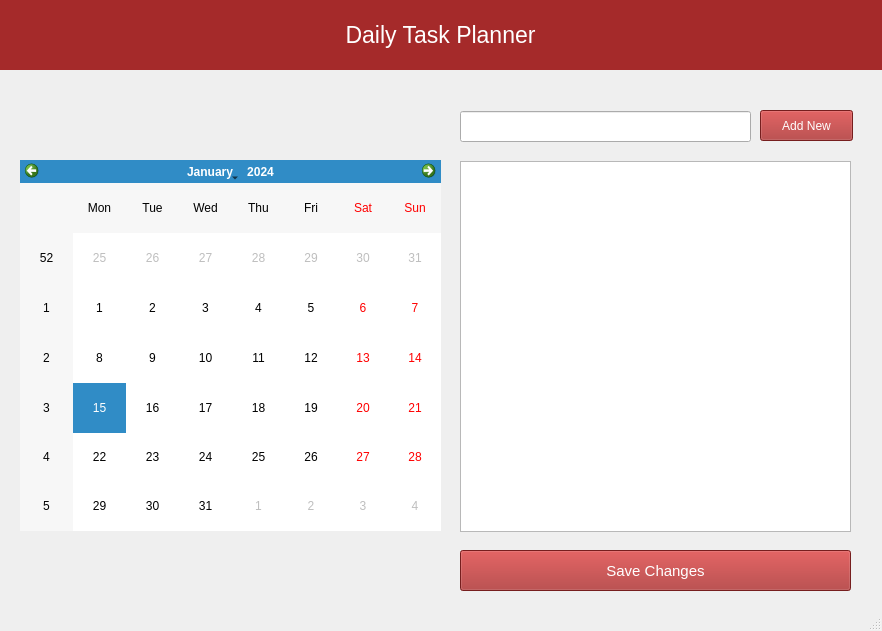
<?xml version="1.0" encoding="UTF-8"?>
<ui version="4.0">
 <class>MainWindow</class>
 <widget class="QMainWindow" name="MainWindow">
  <property name="geometry">
   <rect>
    <x>0</x>
    <y>0</y>
    <width>882</width>
    <height>631</height>
   </rect>
  </property>
  <property name="windowTitle">
   <string>MainWindow</string>
  </property>
  <widget class="QWidget" name="centralwidget">
   <widget class="QCalendarWidget" name="calendarWidget">
    <property name="geometry">
     <rect>
      <x>20</x>
      <y>160</y>
      <width>421</width>
      <height>371</height>
     </rect>
    </property>
   </widget>
   <widget class="QListWidget" name="listWidget">
    <property name="geometry">
     <rect>
      <x>460</x>
      <y>161</y>
      <width>391</width>
      <height>371</height>
     </rect>
    </property>
   </widget>
   <widget class="QPushButton" name="pushButton">
    <property name="geometry">
     <rect>
      <x>760</x>
      <y>110</y>
      <width>93</width>
      <height>31</height>
     </rect>
    </property>
    <property name="styleSheet">
     <string notr="true">background-color: brown;
color: #ffffff;</string>
    </property>
    <property name="text">
     <string>Add New</string>
    </property>
   </widget>
   <widget class="QPushButton" name="pushButton_2">
    <property name="geometry">
     <rect>
      <x>460</x>
      <y>550</y>
      <width>391</width>
      <height>41</height>
     </rect>
    </property>
    <property name="styleSheet">
     <string notr="true">background-color: brown;
color: #ffffff;
font: 11pt;</string>
    </property>
    <property name="text">
     <string>Save Changes</string>
    </property>
   </widget>
   <widget class="QLabel" name="label">
    <property name="geometry">
     <rect>
      <x>-10</x>
      <y>-1</y>
      <width>901</width>
      <height>71</height>
     </rect>
    </property>
    <property name="styleSheet">
     <string notr="true">background-color: brown;
color: #ffffff;
font: 17pt;</string>
    </property>
    <property name="text">
     <string>Daily Task Planner</string>
    </property>
    <property name="alignment">
     <set>Qt::AlignCenter</set>
    </property>
   </widget>
   <widget class="QLineEdit" name="lineEdit">
    <property name="geometry">
     <rect>
      <x>460</x>
      <y>111</y>
      <width>291</width>
      <height>31</height>
     </rect>
    </property>
   </widget>
  </widget>
  <widget class="QStatusBar" name="statusbar"/>
 </widget>
 <resources/>
 <connections/>
</ui>
